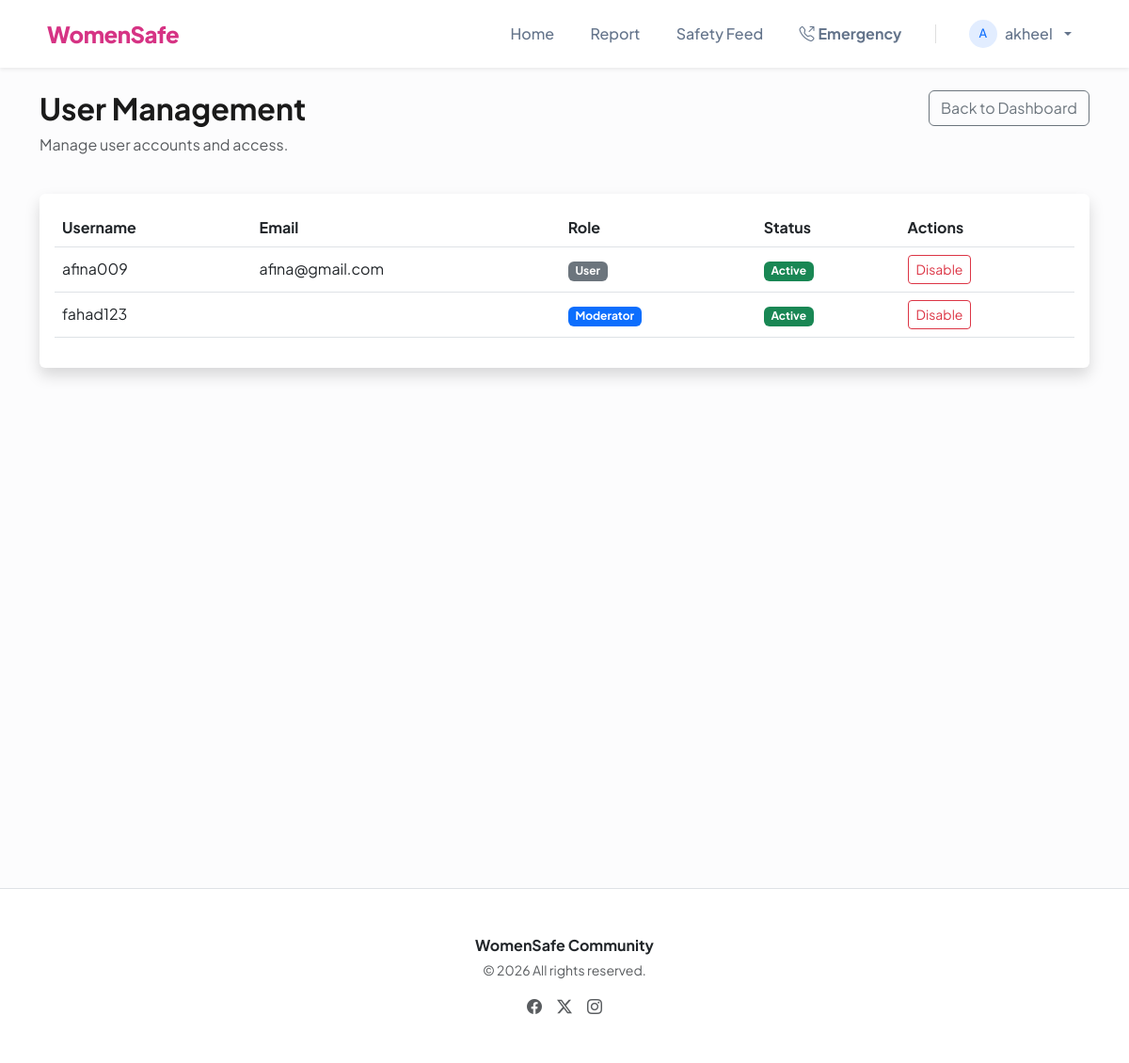
The app's page /panel/users/ (signed in) with its own data.
### accounts/models.py (models this page shows, shortened)
class User(AbstractUser):
    is_moderator = models.BooleanField(default=False, help_text="Designates whether this user can moderate reports.")
    phone_number = models.CharField(max_length=15, blank=True, null=True)

### admin_panel/views.py (the view, shortened to what this page needs)
# urls.py: path('users/', views.user_management, name='user_management'),
@user_passes_test(is_admin, login_url='login')
def user_management(request):
    User = get_user_model()
    users = User.objects.all().exclude(is_superuser=True)
    return render(request, 'admin_panel/users.html', {'users': users})

### admin_panel/views.py (called while the page is built)
def is_admin(user):
    return user.is_authenticated and (user.groups.filter(name='Admins').exists() or user.is_superuser)

### templates/admin_panel/users.html (shortened to what this page needs)
{% extends 'base.html' %}
{% block content %}
<div class="row mb-4">
    <div class="col-md-9">
        <h2 class="fw-bold">User Management</h2>
        <p class="text-muted">Manage user accounts and access.</p>
    </div>
    <div class="col-md-3 text-end">
        <a href="{% url 'admin_analytics' %}" class="btn btn-outline-secondary">Back to Dashboard</a>
    </div>
</div>
<div class="card shadow border-0">
    <div class="card-body">
        <div class="table-responsive">
            <table class="table table-hover align-middle">
                <thead>
                    <tr>
                        <th>Username</th>
                        <th>Email</th>
                        <th>Role</th>
                        <th>Status</th>
                        <th>Actions</th>
                    </tr>
                </thead>
                <tbody>
                    {% for u in users %}
                    <tr>
                        <td>{{ u.username }}</td>
                        <td>{{ u.email }}</td>
                        <td>
                            {% if u.is_moderator %}
                            <span class="badge bg-primary">Moderator</span>
                            {% elif u.is_superuser %}
                            <span class="badge bg-dark">Admin</span>
                            {% else %}
                            <span class="badge bg-secondary">User</span>
                            {% endif %}
                        </td>
                        <td>
                            {% if u.is_active %}
                            <span class="badge bg-success">Active</span>
                            {% else %}
                            <span class="badge bg-danger">Disabled</span>
                            {% endif %}
                        </td>
                        <td>
                            <form method="post" class="d-inline">
                                {% if u.is_active %}
                                <button type="submit" name="action" value="disable"
                                    class="btn btn-sm btn-outline-danger">Disable</button>
                                {% else %}
                                <button type="submit" name="action" value="enable"
                                    class="btn btn-sm btn-outline-success">Enable</button>
                                {% endif %}
                            </form>
                        </td>
                    </tr>
                    {% endfor %}
                </tbody>
            </table>
        </div>
    </div>
</div>
{% endblock %}

### templates/base.html (shortened to what this page needs)
<!DOCTYPE html>
<html lang="en">
<head>
    <link href="https://cdn.jsdelivr.net/npm/bootstrap@5.3.0/dist/css/bootstrap.min.css" rel="stylesheet">
    <link href="https://cdn.jsdelivr.net/npm/bootstrap-icons@1.11.0/font/bootstrap-icons.css" rel="stylesheet">
</head>
<body>
    <nav class="navbar navbar-expand-lg navbar-light bg-white sticky-top shadow-sm">
        <div class="container">
            <a class="navbar-brand d-flex align-items-center" href="/">
                WomenSafe
            </a>
            <div class="collapse navbar-collapse" id="navbarNav">
                <ul class="navbar-nav ms-auto align-items-center">
                    <li class="nav-item">
                        <a class="nav-link {% if request.path == '/' %}active{% endif %}" href="/">Home</a>
                    </li>
                    <li class="nav-item">
                        <a class="nav-link {% if 'create' in request.path %}active{% endif %}" href="{% url 'create_report' %}">Report</a>
                    </li>
                    <li class="nav-item">
                        <a class="nav-link {% if 'awareness' in request.path %}active{% endif %}" href="{% url 'awareness_feed' %}">Safety Feed</a>
                    </li>
                    <li class="nav-item">
                        <a class="nav-link text-danger fw-bold {% if 'emergency' in request.path %}active{% endif %}" href="{% url 'emergency_contacts' %}">
                            <i class="bi bi-telephone-outbound me-1"></i>Emergency
                        </a>
                    </li>
                    {% if user.is_authenticated %}
                        <li class="nav-item dropdown">
                            <a class="nav-link dropdown-toggle d-flex align-items-center gap-2" href="#" id="userDropdown" role="button" data-bs-toggle="dropdown">
                                <div class="bg-soft-primary rounded-circle d-flex align-items-center justify-content-center" style="width: 30px; height: 30px; font-size: 0.8rem;">
                                    {{ user.username|slice:":1"|upper }}
                                </div>
                                {{ user.username }}
                            </a>
                        </li>
                    {% endif %}
                </ul>
            </div>
        </div>
    </nav>
    <main class="container mt-4 min-vh-100">
        {% block content %}{% endblock %}
    </main>
    <footer class="bg-white py-5 mt-5 border-top">
        <div class="container text-center">
            <p class="text-dark fw-bold mb-1">WomenSafe Community</p>
            <p class="text-muted small">&copy; {% now "Y" %} All rights reserved.</p>
            <div class="d-flex justify-content-center gap-3 mt-3">
                <a href="#" class="text-muted"><i class="bi bi-facebook"></i></a>
                <a href="#" class="text-muted"><i class="bi bi-twitter-x"></i></a>
                <a href="#" class="text-muted"><i class="bi bi-instagram"></i></a>
            </div>
        </div>
    </footer>
</body>
</html>

### templates/base.html (style rules this page uses)
:root { --ws-pink: #d63384; --ws-pink-hover: #bc2a71; --ws-light-pink: #fdf2f8; }
body { font-family: 'Plus Jakarta Sans', sans-serif; background-color: #fcfcfd; color: #1a1a1a; }
.navbar { padding: 0.8rem 0; transition: all 0.3s ease; }
.navbar-brand { font-weight: 800; letter-spacing: -0.5px; color: var(--ws-pink) !important; font-size: 1.5rem; }
.nav-link { font-weight: 500; color: #64748b !important; padding: 0.5rem 1.2rem !important; border-radius: 8px; transition: all 0.2s ease; position: relative; }
.bg-soft-primary { background-color: rgba(13, 110, 253, 0.12) !important; color: #0d6efd !important; }

### records on screen
User: username "A", username "akheel"
User: username "afina009", email "afina@gmail.com", is_moderator "User", is_active "Active"
User: username "fahad123", is_moderator "Moderator", is_active "Active"
